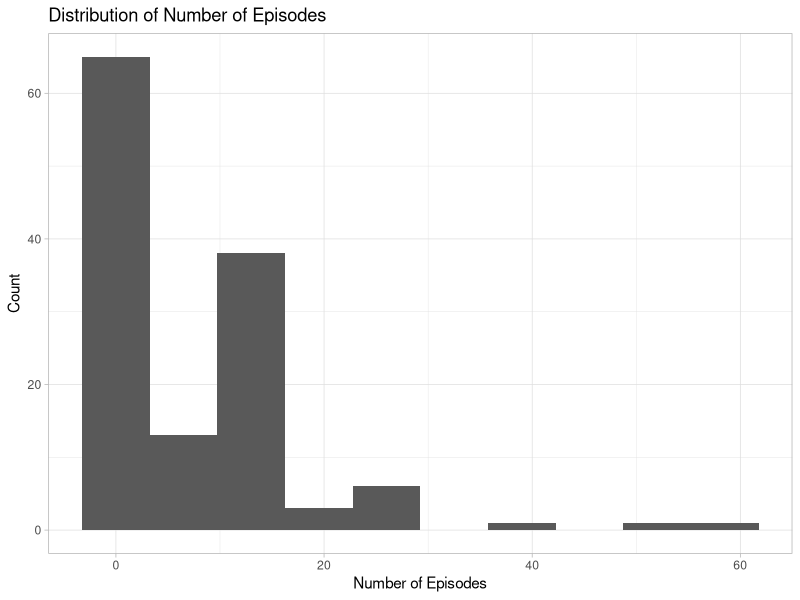
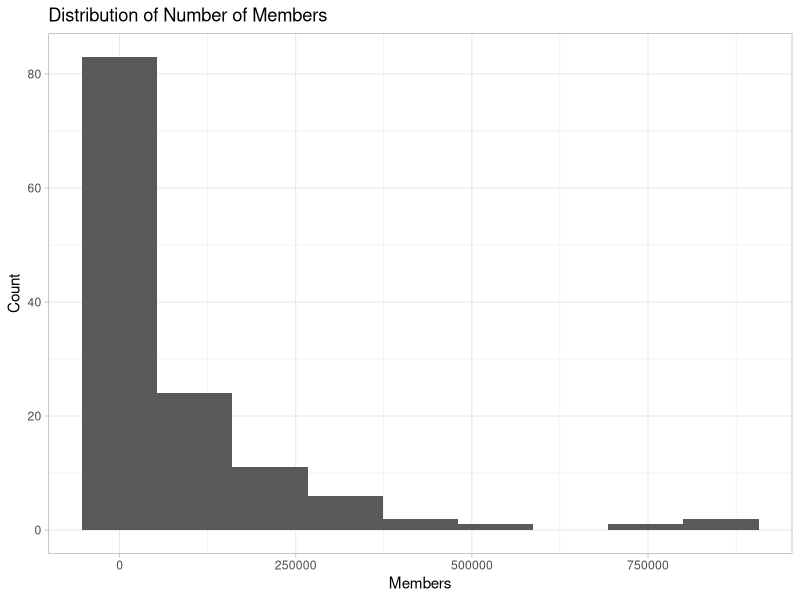
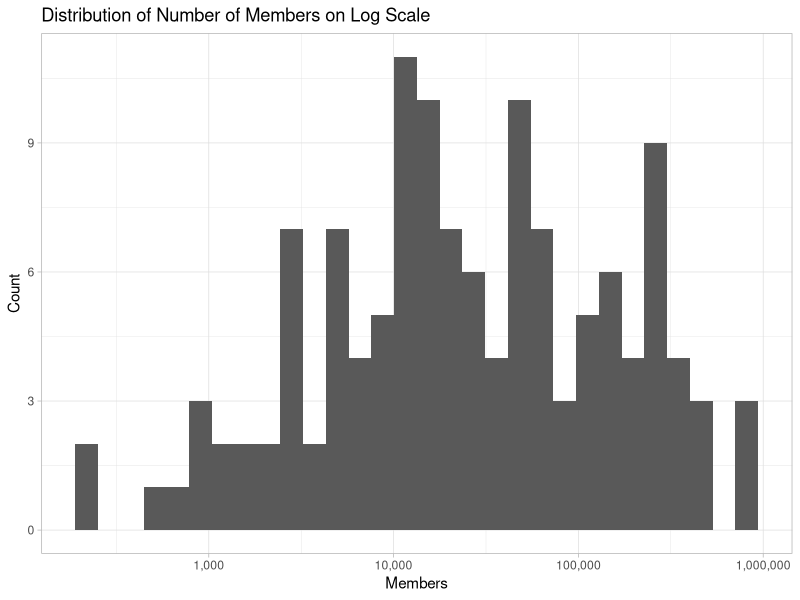
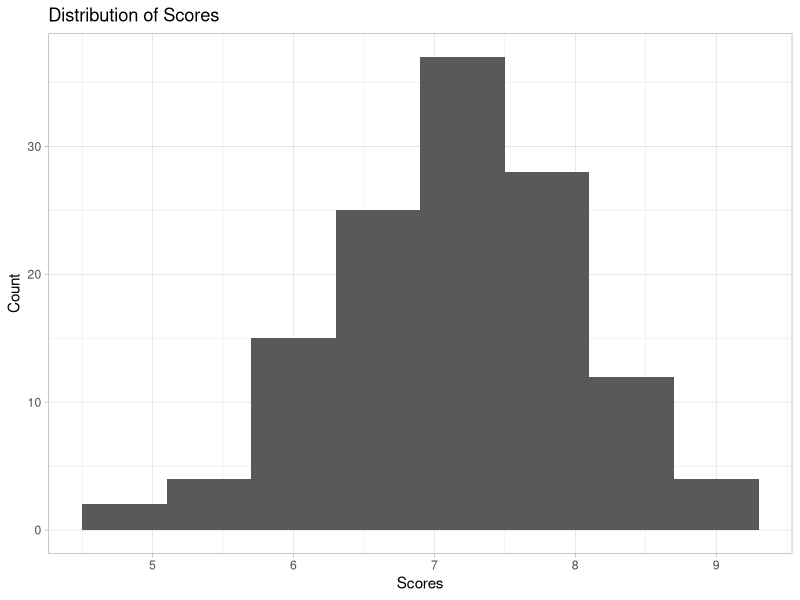
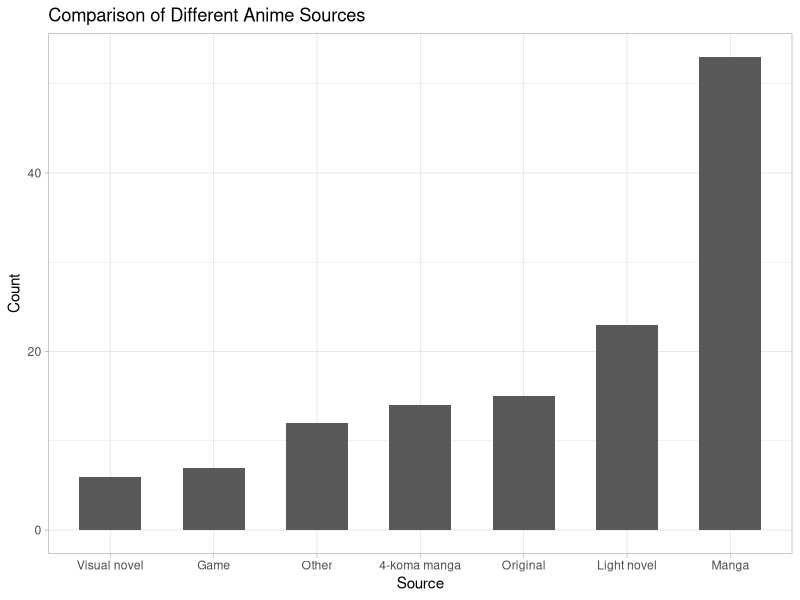
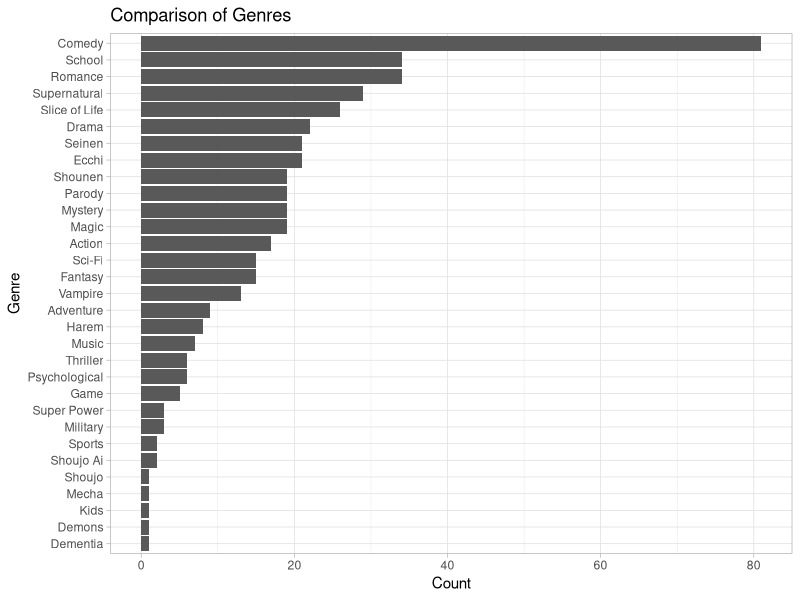
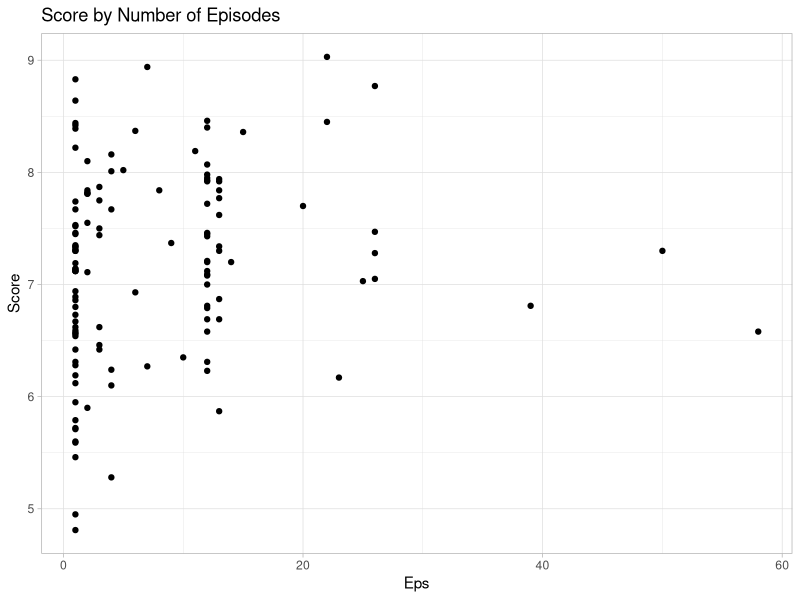
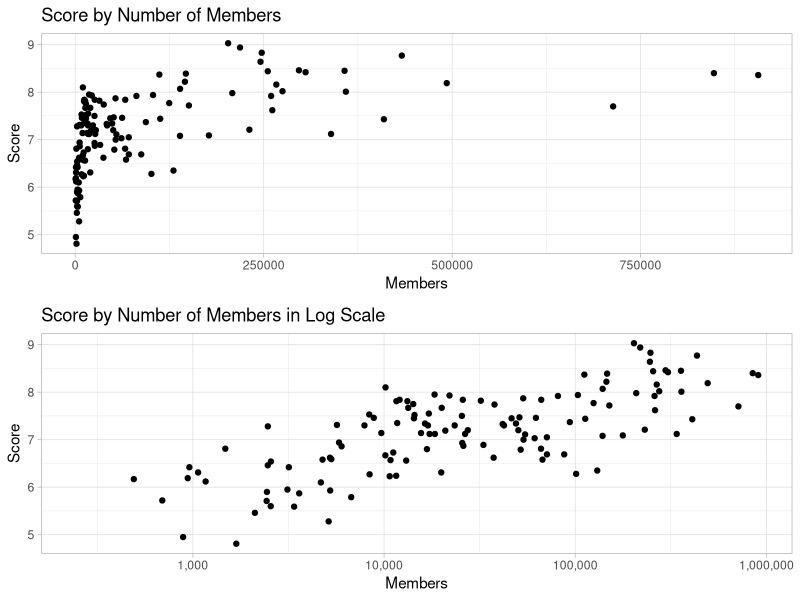

Write the R code that produced these figures, in order.
## ---- chunk 1
knitr::opts_chunk$set(warning = FALSE)
## ---- chunk 2
library(dplyr)
library(tidyr)
library(ggplot2)
## ---- chunk 3
df <- readr::read_csv("data/processed_data.csv")

# grouping rare sources into 'other'
df <- mutate(df,
    Src = if_else(Src %in% c("Music", "-"),
                  "Other",
                  if_else(Src == "Novel", "Light novel", Src)
    )
  ) 
# set theme
theme_set(theme_light())

head(df, 10)
## ---- chunk 4
summary(df$Eps)

df %>%
  ggplot(aes(x = Eps)) +
  geom_histogram(binwidth = 6.5) +
  labs(
    title = "Distribution of Number of Episodes",
    x = "Number of Episodes",
    y = "Count"
  )
## ---- chunk 5
summary(df$Members)

df %>%
  ggplot(aes(x = Members)) +
  geom_histogram(binwidth = 106700) +
  labs(
    title = "Distribution of Number of Members",
    x = "Members",
    y = "Count"
  )
df %>%
  ggplot(aes(x = Members)) +
  geom_histogram() +
  scale_x_log10(labels = scales::comma) +
  labs(
    title = "Distribution of Number of Members on Log Scale",
    x = "Members",
    y = "Count"
  )
## ---- chunk 6
summary(df$Score)

df %>%
  ggplot(aes(x = Score)) +
  geom_histogram(binwidth = 0.6) +
  labs(
    title = "Distribution of Scores",
    x = "Scores",
    y = "Count"
  )
## ---- chunk 7
df %>%
  count(Src) %>%
  ggplot(aes(x = reorder(Src, n), y = n)) +
  geom_bar(stat = "identity", width = 0.6) +
  labs(
   title = "Comparison of Different Anime Sources",
   x = "Source",
   y = "Count"
  )
## ---- chunk 8
# new df in long format
categorical <- df %>%
  separate(Genres, paste("G", 1:9), sep = ",", extra = "drop") %>%
  pivot_longer(c(4:12), values_to = "Genre", values_drop_na = TRUE) %>%
  select(-name)

categorical %>%
  count(Genre) %>%
  ggplot(aes(x = reorder(Genre, n), y = n)) +
  geom_bar(stat = "identity") +
  coord_flip() +
  labs(
    title = "Comparison of Genres",
    x = "Genre",
    y = "Count"
  )
## ---- chunk 9
df %>%
  ggplot(aes(x = Eps, y = Score, na.rm = TRUE)) +
  geom_point() +
  ggtitle("Score by Number of Episodes")
## ---- chunk 10
cor.test(df$Score, df$Eps, method = "pearson")
## ---- chunk 11
lin <- df %>%
  ggplot(aes(x = Members , y = Score)) +
  geom_point() +
  ggtitle("Score by Number of Members") 

# in log scale
log <- df %>%
  ggplot(aes(x = Members , y = Score)) +
  geom_point() +
  scale_x_log10(labels = scales::comma) +
  ggtitle("Score by Number of Members in Log Scale") 

gridExtra::grid.arrange(lin, log)
## ---- chunk 12
cor.test(df$Score, df$Members, method = "pearson")
## ---- chunk 13
df %>%
  ggplot(aes(x = Members, y = Eps)) +
  geom_point() +
  ggtitle("Number of Epidodes by Number of Members")
## ---- chunk 14
cor.test(df$Eps, df$Members, method = "pearson")
## ---- chunk 15
df %>%
  mutate(Src = as.factor(Src)) %>%
  group_by(Src) %>%
  ggplot(aes(x = Src, y = Score)) +
  geom_boxplot() +
  labs(
    title = "Distribution of Score Grouped by Source",
    x = "Source"
  )
## ---- chunk 16
# average score and genre
categorical %>%
  group_by(Genre) %>%
  ggplot(aes(x = Genre, y = Score)) +
  geom_boxplot() +
  coord_flip() +
  labs(
    title = "Distribution of Score Grouped by Genre",
    x = "Genre",
    y = "Score"
  )
